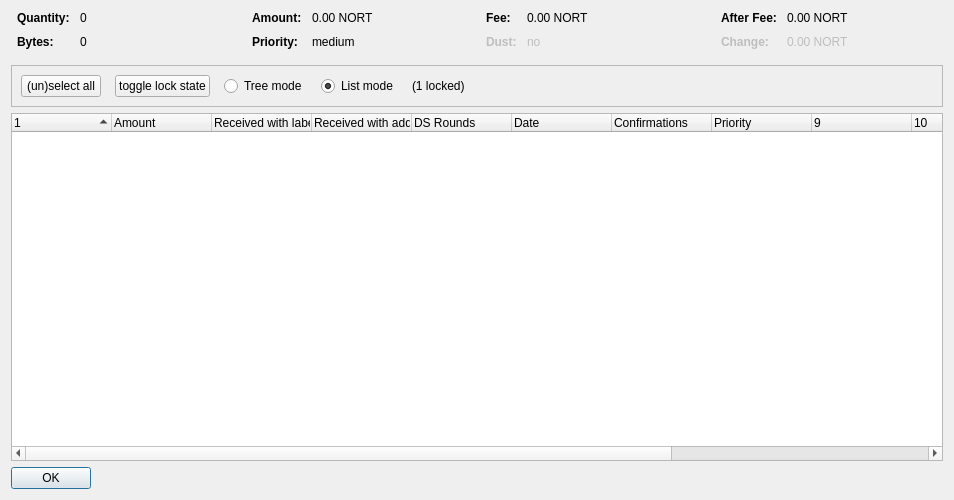
<?xml version="1.0" encoding="UTF-8"?>
<ui version="4.0">
 <class>CoinControlDialog</class>
 <widget class="QDialog" name="CoinControlDialog">
  <property name="geometry">
   <rect>
    <x>0</x>
    <y>0</y>
    <width>954</width>
    <height>500</height>
   </rect>
  </property>
  <property name="windowTitle">
   <string>Coin Selection</string>
  </property>
  <layout class="QVBoxLayout" name="verticalLayout">
   <item>
    <layout class="QHBoxLayout" name="horizontalLayoutTop" stretch="0,0,0,0">
     <property name="topMargin">
      <number>0</number>
     </property>
     <property name="bottomMargin">
      <number>10</number>
     </property>
     <item>
      <layout class="QFormLayout" name="formLayoutCoinControl1">
       <property name="horizontalSpacing">
        <number>10</number>
       </property>
       <property name="verticalSpacing">
        <number>10</number>
       </property>
       <property name="leftMargin">
        <number>6</number>
       </property>
       <property name="rightMargin">
        <number>6</number>
       </property>
       <item row="0" column="0">
        <widget class="QLabel" name="labelCoinControlQuantityText">
         <property name="font">
          <font>
           <weight>75</weight>
           <bold>true</bold>
          </font>
         </property>
         <property name="text">
          <string>Quantity:</string>
         </property>
        </widget>
       </item>
       <item row="0" column="1">
        <widget class="QLabel" name="labelCoinControlQuantity">
         <property name="cursor">
          <cursorShape>IBeamCursor</cursorShape>
         </property>
         <property name="contextMenuPolicy">
          <enum>Qt::ActionsContextMenu</enum>
         </property>
         <property name="text">
          <string notr="true">0</string>
         </property>
         <property name="textInteractionFlags">
          <set>Qt::LinksAccessibleByMouse|Qt::TextSelectableByKeyboard|Qt::TextSelectableByMouse</set>
         </property>
        </widget>
       </item>
       <item row="1" column="0">
        <widget class="QLabel" name="labelCoinControlBytesText">
         <property name="font">
          <font>
           <weight>75</weight>
           <bold>true</bold>
          </font>
         </property>
         <property name="text">
          <string>Bytes:</string>
         </property>
        </widget>
       </item>
       <item row="1" column="1">
        <widget class="QLabel" name="labelCoinControlBytes">
         <property name="cursor">
          <cursorShape>IBeamCursor</cursorShape>
         </property>
         <property name="contextMenuPolicy">
          <enum>Qt::ActionsContextMenu</enum>
         </property>
         <property name="text">
          <string notr="true">0</string>
         </property>
         <property name="textInteractionFlags">
          <set>Qt::LinksAccessibleByMouse|Qt::TextSelectableByKeyboard|Qt::TextSelectableByMouse</set>
         </property>
        </widget>
       </item>
      </layout>
     </item>
     <item>
      <layout class="QFormLayout" name="formLayoutCoinControl2">
       <property name="horizontalSpacing">
        <number>10</number>
       </property>
       <property name="verticalSpacing">
        <number>10</number>
       </property>
       <property name="leftMargin">
        <number>6</number>
       </property>
       <property name="rightMargin">
        <number>6</number>
       </property>
       <item row="0" column="0">
        <widget class="QLabel" name="labelCoinControlAmountText">
         <property name="font">
          <font>
           <weight>75</weight>
           <bold>true</bold>
          </font>
         </property>
         <property name="text">
          <string>Amount:</string>
         </property>
        </widget>
       </item>
       <item row="0" column="1">
        <widget class="QLabel" name="labelCoinControlAmount">
         <property name="cursor">
          <cursorShape>IBeamCursor</cursorShape>
         </property>
         <property name="contextMenuPolicy">
          <enum>Qt::ActionsContextMenu</enum>
         </property>
         <property name="text">
          <string notr="true">0.00 NORT</string>
         </property>
         <property name="textInteractionFlags">
          <set>Qt::LinksAccessibleByMouse|Qt::TextSelectableByKeyboard|Qt::TextSelectableByMouse</set>
         </property>
        </widget>
       </item>
       <item row="1" column="0">
        <widget class="QLabel" name="labelCoinControlPriorityText">
         <property name="font">
          <font>
           <weight>75</weight>
           <bold>true</bold>
          </font>
         </property>
         <property name="text">
          <string>Priority:</string>
         </property>
        </widget>
       </item>
       <item row="1" column="1">
        <widget class="QLabel" name="labelCoinControlPriority">
         <property name="cursor">
          <cursorShape>IBeamCursor</cursorShape>
         </property>
         <property name="contextMenuPolicy">
          <enum>Qt::ActionsContextMenu</enum>
         </property>
         <property name="text">
          <string>medium</string>
         </property>
         <property name="textInteractionFlags">
          <set>Qt::LinksAccessibleByMouse|Qt::TextSelectableByKeyboard|Qt::TextSelectableByMouse</set>
         </property>
        </widget>
       </item>
      </layout>
     </item>
     <item>
      <layout class="QFormLayout" name="formLayoutCoinControl3">
       <property name="horizontalSpacing">
        <number>10</number>
       </property>
       <property name="verticalSpacing">
        <number>10</number>
       </property>
       <property name="leftMargin">
        <number>6</number>
       </property>
       <property name="rightMargin">
        <number>6</number>
       </property>
       <item row="0" column="0">
        <widget class="QLabel" name="labelCoinControlFeeText">
         <property name="font">
          <font>
           <weight>75</weight>
           <bold>true</bold>
          </font>
         </property>
         <property name="text">
          <string>Fee:</string>
         </property>
        </widget>
       </item>
       <item row="0" column="1">
        <widget class="QLabel" name="labelCoinControlFee">
         <property name="cursor">
          <cursorShape>IBeamCursor</cursorShape>
         </property>
         <property name="contextMenuPolicy">
          <enum>Qt::ActionsContextMenu</enum>
         </property>
         <property name="text">
          <string notr="true">0.00 NORT</string>
         </property>
         <property name="textInteractionFlags">
          <set>Qt::LinksAccessibleByMouse|Qt::TextSelectableByKeyboard|Qt::TextSelectableByMouse</set>
         </property>
        </widget>
       </item>
       <item row="1" column="0">
        <widget class="QLabel" name="labelCoinControlLowOutputText">
         <property name="enabled">
          <bool>false</bool>
         </property>
         <property name="font">
          <font>
           <weight>75</weight>
           <bold>true</bold>
          </font>
         </property>
         <property name="text">
          <string>Dust:</string>
         </property>
        </widget>
       </item>
       <item row="1" column="1">
        <widget class="QLabel" name="labelCoinControlLowOutput">
         <property name="enabled">
          <bool>false</bool>
         </property>
         <property name="cursor">
          <cursorShape>IBeamCursor</cursorShape>
         </property>
         <property name="contextMenuPolicy">
          <enum>Qt::ActionsContextMenu</enum>
         </property>
         <property name="text">
          <string>no</string>
         </property>
         <property name="textInteractionFlags">
          <set>Qt::LinksAccessibleByMouse|Qt::TextSelectableByKeyboard|Qt::TextSelectableByMouse</set>
         </property>
        </widget>
       </item>
      </layout>
     </item>
     <item>
      <layout class="QFormLayout" name="formLayoutCoinControl4">
       <property name="horizontalSpacing">
        <number>10</number>
       </property>
       <property name="verticalSpacing">
        <number>10</number>
       </property>
       <property name="leftMargin">
        <number>6</number>
       </property>
       <property name="rightMargin">
        <number>6</number>
       </property>
       <item row="0" column="0">
        <widget class="QLabel" name="labelCoinControlAfterFeeText">
         <property name="font">
          <font>
           <weight>75</weight>
           <bold>true</bold>
          </font>
         </property>
         <property name="text">
          <string>After Fee:</string>
         </property>
        </widget>
       </item>
       <item row="0" column="1">
        <widget class="QLabel" name="labelCoinControlAfterFee">
         <property name="cursor">
          <cursorShape>IBeamCursor</cursorShape>
         </property>
         <property name="contextMenuPolicy">
          <enum>Qt::ActionsContextMenu</enum>
         </property>
         <property name="text">
          <string notr="true">0.00 NORT</string>
         </property>
         <property name="textInteractionFlags">
          <set>Qt::LinksAccessibleByMouse|Qt::TextSelectableByKeyboard|Qt::TextSelectableByMouse</set>
         </property>
        </widget>
       </item>
       <item row="1" column="0">
        <widget class="QLabel" name="labelCoinControlChangeText">
         <property name="enabled">
          <bool>false</bool>
         </property>
         <property name="font">
          <font>
           <weight>75</weight>
           <bold>true</bold>
          </font>
         </property>
         <property name="text">
          <string>Change:</string>
         </property>
        </widget>
       </item>
       <item row="1" column="1">
        <widget class="QLabel" name="labelCoinControlChange">
         <property name="enabled">
          <bool>false</bool>
         </property>
         <property name="cursor">
          <cursorShape>IBeamCursor</cursorShape>
         </property>
         <property name="contextMenuPolicy">
          <enum>Qt::ActionsContextMenu</enum>
         </property>
         <property name="text">
          <string notr="true">0.00 NORT</string>
         </property>
         <property name="textInteractionFlags">
          <set>Qt::LinksAccessibleByMouse|Qt::TextSelectableByKeyboard|Qt::TextSelectableByMouse</set>
         </property>
        </widget>
       </item>
      </layout>
     </item>
    </layout>
   </item>
   <item>
    <widget class="QFrame" name="frame">
     <property name="minimumSize">
      <size>
       <width>0</width>
       <height>40</height>
      </size>
     </property>
     <property name="frameShape">
      <enum>QFrame::StyledPanel</enum>
     </property>
     <property name="frameShadow">
      <enum>QFrame::Sunken</enum>
     </property>
     <layout class="QHBoxLayout" name="horizontalLayout">
      <item>
       <layout class="QHBoxLayout" name="horizontalLayoutPanel" stretch="0,0,0,0,0,0">
        <property name="spacing">
         <number>14</number>
        </property>
        <item>
         <widget class="QPushButton" name="pushButtonSelectAll">
          <property name="sizePolicy">
           <sizepolicy hsizetype="Maximum" vsizetype="Fixed">
            <horstretch>0</horstretch>
            <verstretch>0</verstretch>
           </sizepolicy>
          </property>
          <property name="text">
           <string>(un)select all</string>
          </property>
          <property name="autoDefault">
           <bool>false</bool>
          </property>
         </widget>
        </item>
        <item>
         <widget class="QPushButton" name="pushButtonToggleLock">
          <property name="sizePolicy">
           <sizepolicy hsizetype="Maximum" vsizetype="Fixed">
            <horstretch>0</horstretch>
            <verstretch>0</verstretch>
           </sizepolicy>
          </property>
          <property name="text">
           <string>toggle lock state</string>
          </property>
          <property name="autoDefault">
           <bool>false</bool>
          </property>
         </widget>
        </item>
        <item>
         <widget class="QRadioButton" name="radioTreeMode">
          <property name="sizePolicy">
           <sizepolicy hsizetype="Maximum" vsizetype="Fixed">
            <horstretch>0</horstretch>
            <verstretch>0</verstretch>
           </sizepolicy>
          </property>
          <property name="text">
           <string>Tree mode</string>
          </property>
         </widget>
        </item>
        <item>
         <widget class="QRadioButton" name="radioListMode">
          <property name="sizePolicy">
           <sizepolicy hsizetype="Maximum" vsizetype="Fixed">
            <horstretch>0</horstretch>
            <verstretch>0</verstretch>
           </sizepolicy>
          </property>
          <property name="text">
           <string>List mode</string>
          </property>
          <property name="checked">
           <bool>true</bool>
          </property>
         </widget>
        </item>
        <item>
         <widget class="QLabel" name="labelLocked">
          <property name="text">
           <string>(1 locked)</string>
          </property>
         </widget>
        </item>
        <item>
         <spacer name="horizontalSpacer">
          <property name="orientation">
           <enum>Qt::Horizontal</enum>
          </property>
          <property name="sizeHint" stdset="0">
           <size>
            <width>40</width>
            <height>20</height>
           </size>
          </property>
         </spacer>
        </item>
       </layout>
      </item>
     </layout>
    </widget>
   </item>
   <item>
    <widget class="CoinControlTreeWidget" name="treeWidget">
     <property name="contextMenuPolicy">
      <enum>Qt::CustomContextMenu</enum>
     </property>
     <property name="sortingEnabled">
      <bool>false</bool>
     </property>
     <property name="columnCount">
      <number>13</number>
     </property>
     <attribute name="headerShowSortIndicator" stdset="0">
      <bool>true</bool>
     </attribute>
     <attribute name="headerStretchLastSection">
      <bool>false</bool>
     </attribute>
     <column>
      <property name="text">
       <string/>
      </property>
     </column>
     <column>
      <property name="text">
       <string>Amount</string>
      </property>
     </column>
     <column>
      <property name="text">
       <string>Received with label</string>
      </property>
     </column>
     <column>
      <property name="text">
       <string>Received with address</string>
      </property>
     </column>
     <column>
      <property name="text">
       <string>DS Rounds</string>
      </property>
     </column>
     <column>
      <property name="text">
       <string>Date</string>
      </property>
     </column>
     <column>
      <property name="text">
       <string>Confirmations</string>
      </property>
      <property name="toolTip">
       <string>Confirmed</string>
      </property>
     </column>
     <column>
      <property name="text">
       <string>Priority</string>
      </property>
     </column>
     <column>
      <property name="text">
       <string/>
      </property>
     </column>
     <column>
      <property name="text">
       <string/>
      </property>
     </column>
     <column>
      <property name="text">
       <string/>
      </property>
     </column>
     <column>
      <property name="text">
       <string/>
      </property>
     </column>
     <column>
      <property name="text">
       <string/>
      </property>
     </column>
    </widget>
   </item>
   <item>
    <widget class="QDialogButtonBox" name="buttonBox">
     <property name="sizePolicy">
      <sizepolicy hsizetype="Maximum" vsizetype="Fixed">
       <horstretch>0</horstretch>
       <verstretch>0</verstretch>
      </sizepolicy>
     </property>
     <property name="orientation">
      <enum>Qt::Horizontal</enum>
     </property>
     <property name="standardButtons">
      <set>QDialogButtonBox::Ok</set>
     </property>
    </widget>
   </item>
  </layout>
 </widget>
 <customwidgets>
  <customwidget>
   <class>CoinControlTreeWidget</class>
   <extends>QTreeWidget</extends>
   <header>coincontroltreewidget.h</header>
  </customwidget>
 </customwidgets>
 <resources/>
 <connections/>
</ui>
